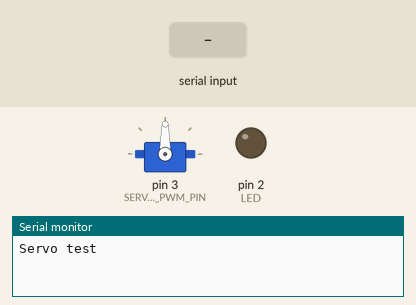
Recording of a sketch running on a simulated Arduino Mega 2560, built with avr-gcc and run on an emulated ATmega2560. Parts: servo, output pins drawn as LEDs (lit = HIGH), the last lines printed to the serial monitor. The test bench sets the inputs (shaded band).

Above: at 1.7 s.
1.8 s: "c" received over the second serial link
At 3.0 s:
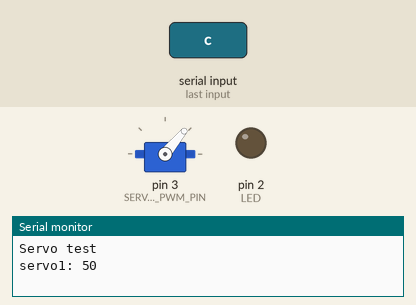
3.3 s: "p" received over the second serial link
At 4.2 s:
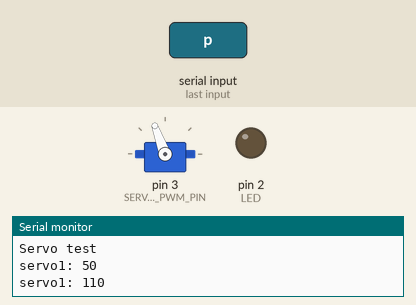
Timing chart, 0 to 6.3 s (numbered marks = the images above; inputs shaded):
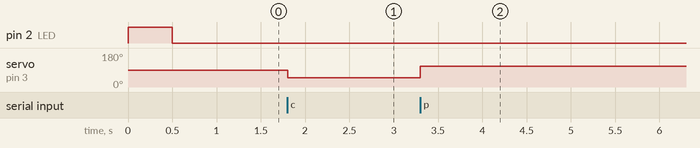

Measured:
- after the input at 1.8 s, servo on pin 3 (SERVO1_PWM_PIN): 90° → 50° at once
- after the input at 3.3 s, servo on pin 3 (SERVO1_PWM_PIN): 50° → 110° at once

The sketch:

due_bluetooth_HC05_servo_test.ino
```cpp
/*
Arduino Due + HC-05 bluetooth + servo
- servo controlled via bluetooth

Serial (Tx/Rx) communicate to PC via USB
Serial1 (Tx1/Rx1) connect to HC-05
HC-05 Rx - Due Tx1 (18)
HC-05 Tx - Due Rx1 (19)
HC-05 GND - Due GND
HC-05 VCC - Due 3.3V
*/
#include <Servo.h>

#define HC05 Serial1
#define LED 2

#define SERVO1_MIN 10
#define SERVO1_MAX 180

#define SERVO1_PWM_PIN 3
Servo servo1;
int servo1_val;

void setup(){
  pinMode(LED, OUTPUT);
  flashLed(500);
  Serial.begin(9600);
  HC05.begin(9600);
  Serial.write("\nServo test\n");
  servo1.attach(SERVO1_PWM_PIN);
  servo1_val = servo1.read();
}

void loop(){
  while(HC05.available()){
    processInput();
  }
}// void loop()

void processInput (){
  byte c = HC05.read ();
  //char data = HC05.read();
  //Serial.write(c);
  switch (c){
    case 'c':
    {
      //turnLed(0);
      //int deg = HC05.parseInt();
      //Serial.println("deg1: "+String(deg));
      //setServo(1, deg);
      setServo(1, 50);
      break;
    }

    case 'p':
    {
      //turnLed(1);
      //int deg = HC05.parseInt();
      // Serial.println("deg2: "+String(deg));
      setServo(1, 110);
      break;
    }
  }// switch (c)
}// void processInput ()

void flashLed(int delay_ms){
  digitalWrite(LED, HIGH);
  delay(delay_ms);
  digitalWrite(LED, LOW);
}

void turnLed(int state){
  if(state==1){
      digitalWrite(LED,  HIGH);
  }
  else{
      digitalWrite(LED, LOW);
  }
}

void setServo(int servoNumber, int deg){
  if(servoNumber==1 && deg>=SERVO1_MIN && deg<=SERVO1_MAX){
    servo1.write(deg);
    servo1_val = servo1.read();
    Serial.println("servo1: "+String(servo1_val));
  }
}// void setServo(int servoNumber, int deg)
```
